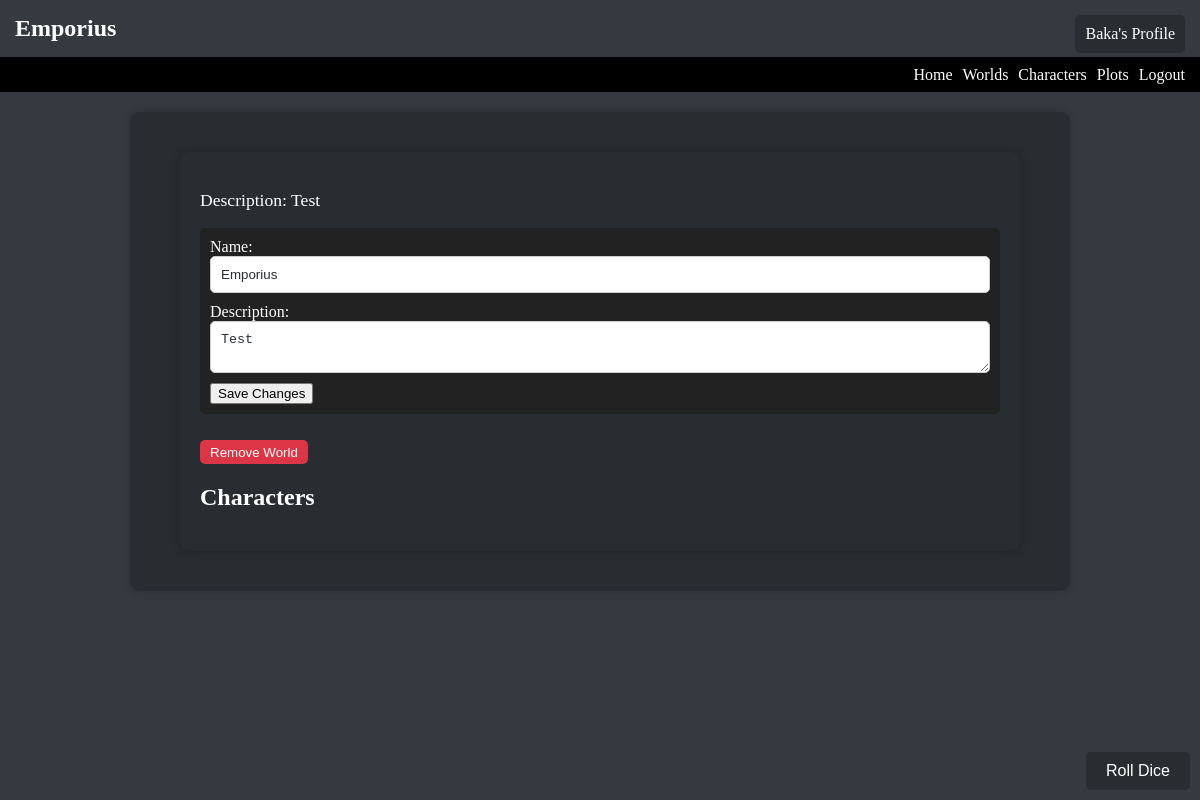
The app's page /world_detail/4 (signed in) with its own data.
### models.py (models this page shows, shortened)
class World(db.Model):
    id = db.Column(db.Integer, primary_key=True)
    name = db.Column(db.String(100), nullable=False)
    description = db.Column(db.Text, nullable=True)
    created_at = db.Column(db.DateTime, default=datetime.utcnow)
    creator_id = db.Column(db.Integer, db.ForeignKey('user.id'), nullable=False)
    characters = db.relationship('Character', backref='world', lazy=True)
    plots = db.relationship('PlotData', backref='world', lazy=True)

class User(UserMixin, db.Model):
    id = db.Column(db.Integer, primary_key=True)
    username = db.Column(db.String(100), unique=True, nullable=False)
    password_hash = db.Column(db.String(128), nullable=False)
    created_at = db.Column(db.DateTime, default=datetime.utcnow)
    worlds = db.relationship('World', backref='creator', lazy=True)
    characters = db.relationship('Character', backref='user', lazy=True)
    plot_data = db.relationship('PlotData', backref='user', lazy=True)  # Added relationship to PlotData

### app.py (the view, shortened to what this page needs)
@app.route('/world_detail/<int:world_id>', methods=['GET', 'POST'])
@login_required
def world_detail(world_id):
    world = World.query.get(world_id)
    if world and current_user.id == world.creator_id:
        return render_template('world_detail.html', world=world, races=races)
    flash('You do not have permission to view this world.', 'error')
    return redirect(url_for('worlds'))

### app.py (called while the page is built)
@login_manager.user_loader
def load_user(user_id):
    return User.query.get(int(user_id))

### templates/world_detail.html (shortened to what this page needs)
<h1>{{ world.name }}</h1>
{% extends "base.html" %}
{% block content %}
    <div class="world-detail">
        <p class="world-description">Description: {{ world.description }}</p>
        <form class="edit-form" method="post" action="{{ url_for('edit_world', world_id=world.id) }}">
            <label for="edit_world_name">Name:</label>
            <input type="text" id="edit_world_name" name="edit_world_name" value="{{ world.name }}" required>
            <br>
            <label for="edit_world_description">Description:</label>
            <textarea id="edit_world_description" name="edit_world_description">{{ world.description }}</textarea>
            <br>
            <button type="submit" class="edit-button">Save Changes</button>
        </form>
        <form method="post" action="{{ url_for('remove_world', world_id=world.id) }}" onsubmit="return confirm('Are you sure you want to remove this world?');">
            <button type="submit" class="remove-button">Remove World</button>
        </form>
        <h2>Characters</h2>
    </div>
{% endblock %}

### templates/base.html (shortened to what this page needs)
<!DOCTYPE html>
<html lang="en">
<head>
    <link rel="stylesheet" href="{{ url_for('static', filename='css/style.css') }}">
</head>
<body>
    <div class="desktop navbar">
        <div class="navbar-links" id="navbarLinks">
            <a href="{{ url_for('index') }}">Home</a>
            <a href="{{ url_for('worlds') }}">Worlds</a>
            <a href="{{ url_for('character_list') }}">Characters</a>
            <a href="{{ url_for('plots') }}">Plots</a>
            {% if current_user.is_authenticated %}
                <a href="{{ url_for('logout') }}">Logout</a>
            {% else %}
                <a href="{{ url_for('login') }}">Login</a>
                <a href="{{ url_for('register') }}">Register</a>
            {% endif %}
        </div>
    </div>
    <div class="container">
        {% block content %}{% endblock %}
    </div>
    {% if current_user.is_authenticated %}
        <a href="{{ url_for('profile') }}" class="profile-button">{{ current_user.username }}'s Profile</a>
    {% endif %}
    {% include 'diceRoller.html' %}
</body>
</html>

### static/css/style.css (style rules this page uses)
body { margin: 0; padding: 0; background-color: #343a40; color: #fff; }
h1 { margin: 0; padding: 15px; font-size: 4vw; }
.navbar { background-color: black; height: 35px; display: flex; align-items: center; padding: 0 10px; }
.navbar a { color: #fff; text-decoration: none; margin: 5px; transition: color 0.3s ease; }
.navbar-links { margin-left: auto; display: flex; overflow: hidden; }
@media screen and (min-width: 768px) { h1 { font-size: 2vw; } }
.container { max-width: 900px; margin: 20px auto; padding: 20px; background-color: #292d32; border-radius: 10px; box-shadow: 0 0 10px rgba(0, 0, 0, 0.2); }
.profile-button { position: absolute; top: 15px; right: 15px; padding: 10px; background-color: #292d32; color: #fff; border: none; border-radius: 5px; cursor: pointer; text-decoration: none; }
.world-detail { max-width: 800px; margin: 20px auto; padding: 20px; background-color: #292d32; color: #fff; border-radius: 10px; box-shadow: 0 0 10px rgba(0, 0, 0, 0.2); }
.world-description { font-size: 1.1em; }
.edit-form, .random-name-button, .add-character-form button, .add-world-form button, .remove-button { background-color: #232222; color: #fff; border: none; padding: 10px; border-radius: 5px; cursor: pointer; margin-top: 10px; }
.remove-button { background-color: #dc3545; color: #fff; padding-bottom: 4px; padding-top: 5px; }
.edit-form input, .edit-form textarea, .add-character-form input, .add-character-form textarea, .add-world-form input, .add-world-form textarea { width: 100%; padding: 10px; margin-bottom: 10px; border: 1px solid #ccc; border-radius: 5px; background-color: #fff; color: #292d32; }

### records on screen
World: name "Emporius", description "Test", edit_world_name "Emporius", edit_world_description "Test"
User: username "Baka"
